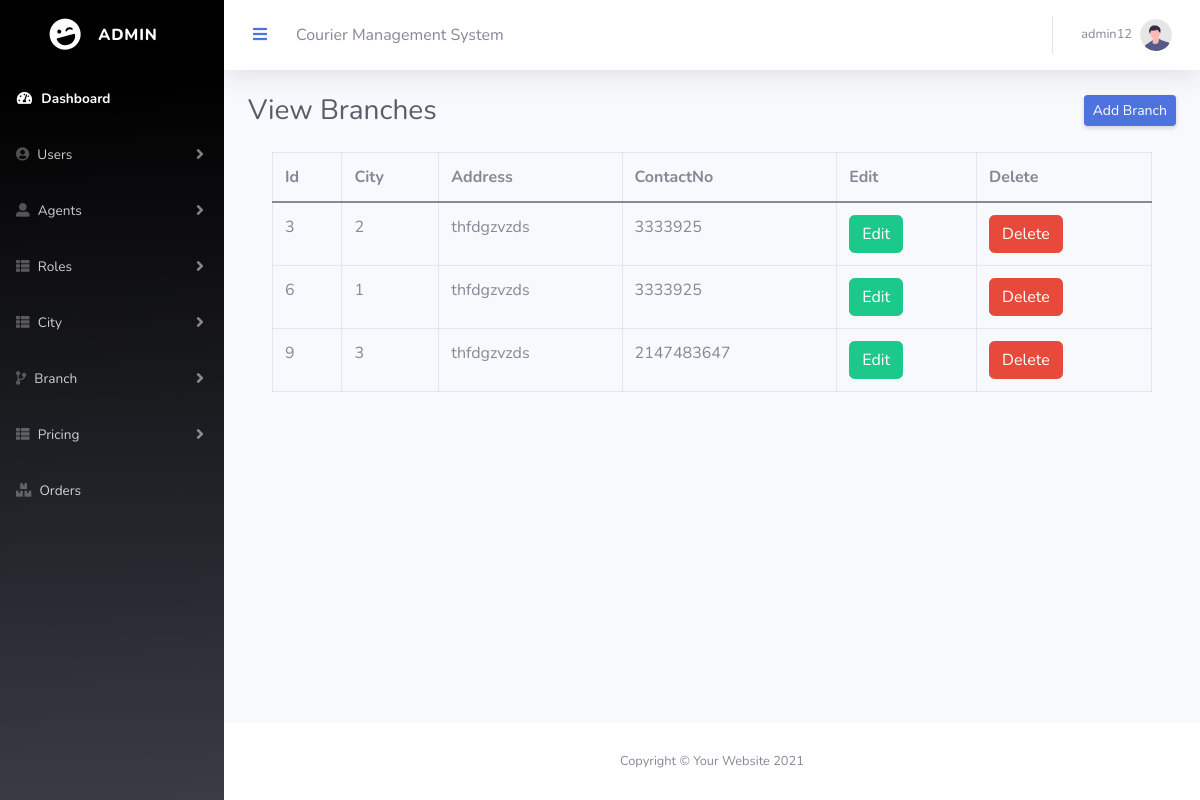
/Eproject/admin/branchlist.php (signed in), run on the app's committed database.
### tables this page shows
CREATE TABLE `tbl_branch` (
  `b_id` int(11) NOT NULL,
  `ci_id` int(11) NOT NULL,
  `b_address` varchar(50) NOT NULL,
  `b_contact` int(11) NOT NULL,
  `status` int(11) NOT NULL
);

### Eproject/admin/branchlist.php (the view, shortened to what this page needs)
<?php
include('connection.php');
$select_q ='SELECT * FROM `tbl_branch` WHERE status=0';
$run_q = mysqli_query($conn, $select_q);
?>
                <?php include('topbar.php')?>
                <div class="container-fluid">
                    <div class="d-sm-flex align-items-center justify-content-between mb-4">
                        <h1 class="h3 mb-0 text-gray-800">View Branches</h1>
                        <a href="branchadd.php" class="d-none d-sm-inline-block btn btn-sm btn-primary shadow-sm">Add Branch</a>
                    </div>
<div class="container">
<table class="table table-bordered">
  <thead>
    <tr>
      <th>Id</th>
      <th>City</th>
      <th>Address</th>
      <th>ContactNo</th>
      <th>Edit</th>
      <th>Delete</th>
    </tr>
  </thead>
  <tbody>
    <?php while($row = mysqli_fetch_array($run_q)){?>
    <tr>
    <td><?php echo $row['b_id'];?></td>
      <td><?php echo $row['ci_id'];?></td>
      <td><?php echo $row['b_address'];?></td>
      <td><?php echo $row['b_contact'];?></td>
      <td><a href="editbranch.php?id=<?php echo $row['b_id'];?>" class="btn btn-success">Edit</a></td>
      <td><a href="deletebranch.php?id=<?php echo $row['b_id'];?>" class="btn btn-danger">Delete</a></td>
    </tr>
  <?php } ?>
  </tbody>
</table>
</div>
                </div>
            </div>
       <?php include('footer.php')?>

### data on the page
tbl_branch: b_id "3", ci "2", b_address "thfdgzvzds", b_contact "3333925"
tbl_branch: b_id "6", ci "1", b_address "thfdgzvzds", b_contact "3333925"
tbl_branch: b_id "9", ci "3", b_address "thfdgzvzds", b_contact "2147483647"

### other printed values
$_SESSION['user_name'] "admin12"
